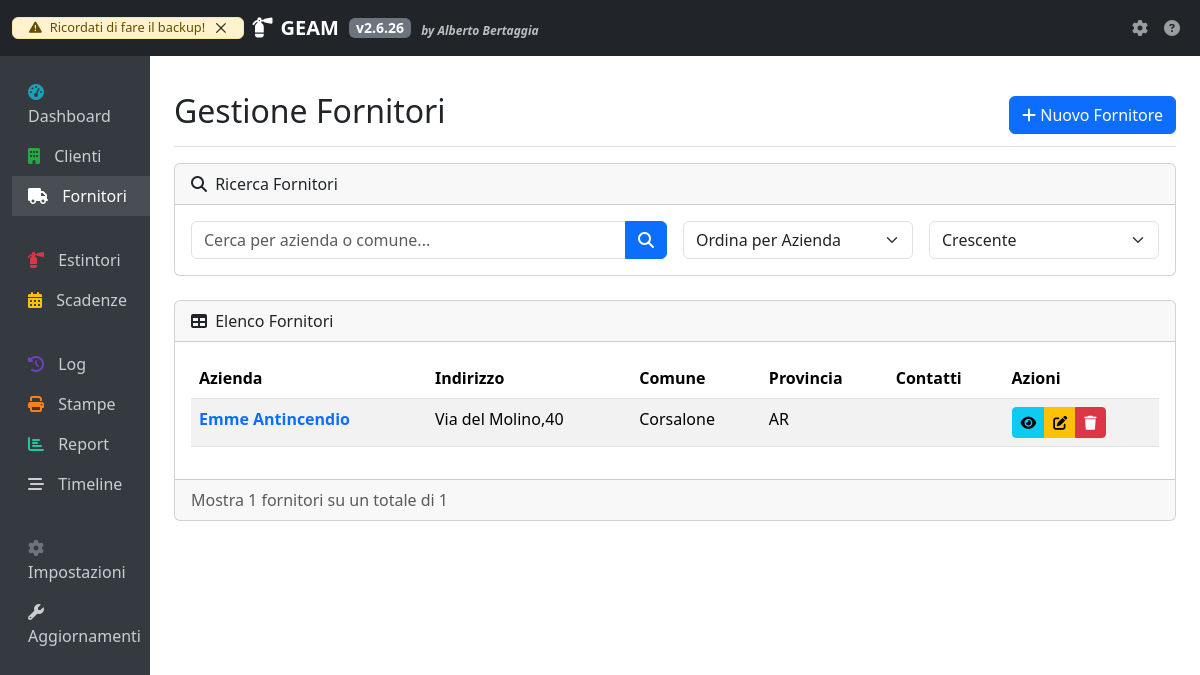
/fornitori/, run on the app's committed database.
### app/models/fornitore.py (models this page shows, shortened)
class Fornitore(db.Model):
    __tablename__ = 'fornitori'
    id = db.Column(db.Integer, primary_key=True)
    azienda = db.Column(db.String(100), nullable=False, unique=True)
    indirizzo = db.Column(db.String(150), nullable=False)
    cap = db.Column(db.String(5), nullable=False)
    provincia = db.Column(db.String(2), nullable=False)
    comune = db.Column(db.String(100), nullable=False)
    telefono = db.Column(db.String(20), nullable=True)
    cellulare = db.Column(db.String(15), nullable=True)
    email = db.Column(db.String(120), nullable=True)
    note = db.Column(db.Text, nullable=True)
    created_at = db.Column(db.DateTime, default=datetime.now)
    updated_at = db.Column(db.DateTime, default=datetime.now, onupdate=datetime.now)

### app/views/fornitori.py (the view, shortened to what this page needs)
@fornitori_bp.route('/')
def index():
    page = request.args.get('page', 1, type=int)
    per_page = 20
    query = Fornitore.query
    search = request.args.get('search', '')
    sort_by = request.args.get('sort_by', 'azienda')
    order = request.args.get('order', 'asc')
    if order == 'asc':
        query = query.order_by(getattr(Fornitore, sort_by).asc())
    else:
        query = query.order_by(getattr(Fornitore, sort_by).desc())
    fornitori = query.paginate(page=page, per_page=per_page)
    return render_template('fornitori/index.html',
                          fornitori=fornitori,
                          search=search,
                          sort_by=sort_by,
                          order=order)

### app/version.py (called while the page is built, shortened)
def get_config_path():
    instance_path = current_app.instance_path
    return os.path.join(instance_path, CONFIG_FILE)

def load_config():
    config_path = get_config_path()
    try:
        with open(config_path, 'r') as f:
            return json.load(f)
    except Exception as e:
        current_app.logger.error(f"Errore nel caricamento della configurazione: {str(e)}")
        return {
            "version": {
                "major": 1,
                "minor": 0,
                "patch": 0
            },
            "last_update": datetime.datetime.now().strftime('%Y-%m-%d %H:%M:%S')
        }

def get_version():
    config = load_config()
    version = config.get('version', {"major": 1, "minor": 0, "patch": 0})
    return f"{version['major']}.{version['minor']}.{version['patch']}"

### app/templates/fornitori/index.html (shortened to what this page needs)
{% extends "base.html" %}
{% block page_title %}Gestione Fornitori{% endblock %}
{% block page_actions %}
<a href="{{ url_for('fornitori.nuovo') }}" class="btn btn-primary">
    <i class="fas fa-plus"></i> Nuovo Fornitore
</a>
{% endblock %}
{% block content %}
<div class="card mb-4">
    <div class="card-header">
        <i class="fas fa-search me-1"></i>
        Ricerca Fornitori
    </div>
    <div class="card-body">
        <form method="GET" action="{{ url_for('fornitori.index') }}" class="row g-3">
            <div class="col-md-6">
                <div class="input-group">
                    <input type="text" class="form-control" name="search" placeholder="Cerca per azienda o comune..." value="{{ search }}">
                    <button class="btn btn-primary" type="submit">
                        <i class="fas fa-search"></i>
                    </button>
                </div>
            </div>
            <div class="col-md-3">
                <select name="sort_by" class="form-select">
                    <option value="azienda" {% if sort_by == 'azienda' %}selected{% endif %}>Ordina per Azienda</option>
                </select>
            </div>
            <div class="col-md-3">
                <select name="order" class="form-select">
                    <option value="asc" {% if order == 'asc' %}selected{% endif %}>Crescente</option>
                </select>
            </div>
        </form>
    </div>
</div>
<div class="card mb-4">
    <div class="card-header">
        <i class="fas fa-table me-1"></i>
        Elenco Fornitori
    </div>
    <div class="card-body">
        <div class="table-responsive">
            <table class="table table-striped table-hover">
                <thead>
                    <tr>
                        <th>Azienda</th>
                        <th>Indirizzo</th>
                        <th>Comune</th>
                        <th>Provincia</th>
                        <th>Contatti</th>
                        <th>Azioni</th>
                    </tr>
                </thead>
                <tbody>
                    {% for fornitore in fornitori.items %}
                    <tr>
                        <td>
                            <a href="{{ url_for('fornitori.visualizza', id=fornitore.id) }}" class="fw-bold text-decoration-none">
                                {{ fornitore.azienda }}
                            </a>
                        </td>
                        <td>{{ fornitore.indirizzo }}</td>
                        <td>{{ fornitore.comune }}</td>
                        <td>{{ fornitore.provincia }}</td>
                        <td>
                        </td>
                        <td>
                            <div class="btn-group">
                                <a href="{{ url_for('fornitori.visualizza', id=fornitore.id) }}" class="btn btn-sm btn-info btn-icon" title="Visualizza">
                                    <i class="fas fa-eye"></i>
                                </a>
                                <a href="{{ url_for('fornitori.modifica', id=fornitore.id) }}" class="btn btn-sm btn-warning btn-icon" title="Modifica">
                                    <i class="fas fa-edit"></i>
                                </a>
                                <button type="button" class="btn btn-sm btn-danger btn-icon"
                                        onclick="confermaEliminazione('{{ fornitore.azienda }}', '{{ url_for('fornitori.elimina', id=fornitore.id) }}')"
                                        title="Elimina">
                                    <i class="fas fa-trash"></i>
                                </button>
                            </div>
                        </td>
                    </tr>
                    {% endfor %}
                </tbody>
            </table>
        </div>
    </div>
    <div class="card-footer text-muted">
        Mostra {{ fornitori.items|length }} fornitori
        su un totale di {{ fornitori.total }}
    </div>
</div>
{% endblock %}

### app/templates/base.html (style rules this page uses)
.btn-icon { padding: 0.25rem 0.5rem; }

### data on the page
Fornitore: azienda "Emme Antincendio", indirizzo "Via del Molino,40", comune "Corsalone", provincia "AR"

### other printed values
{{ version }} "2.6.26"
{{ fornitori.items|length }} "1"
{{ fornitori.total }} "1"
